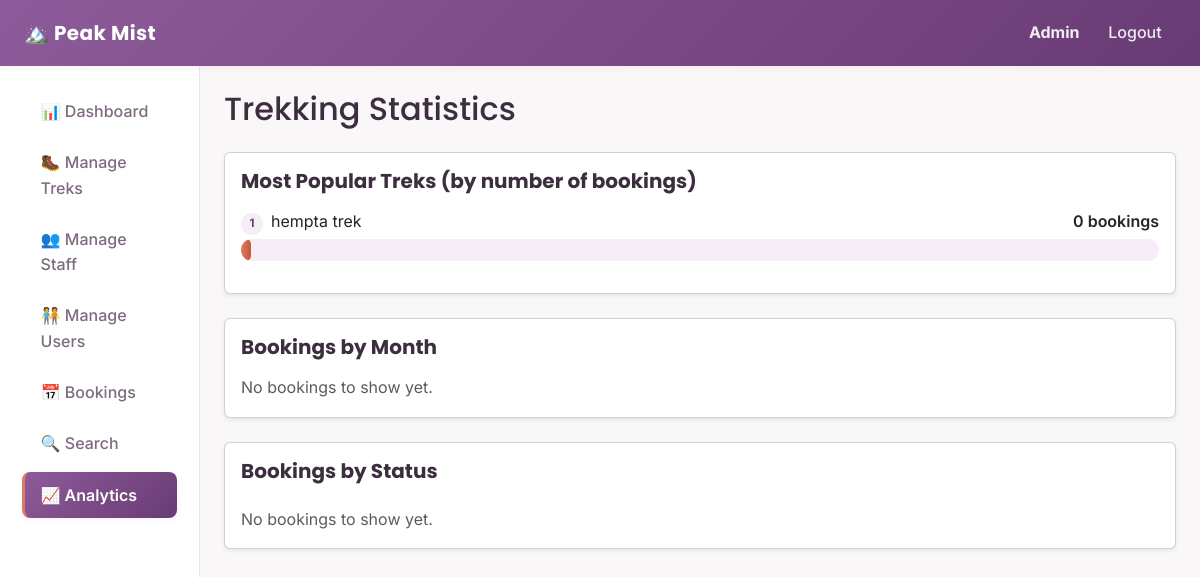
Before: /admin/analytics (signed in) with the older database file.
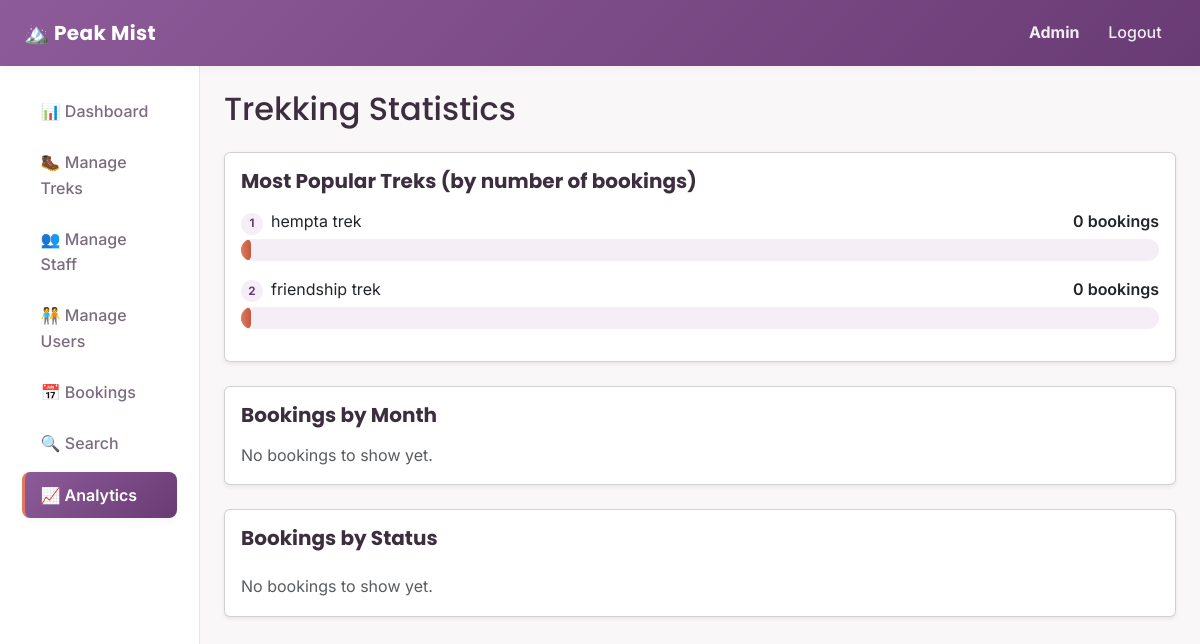
After: the same page with the newer database file.
### backend/models.py (models this page shows, shortened)
class Trek(db.Model):
    __tablename__ = "treks"
    id = db.Column(db.Integer, primary_key=True)
    name = db.Column(db.String(120), nullable=False)
    location = db.Column(db.String(120), nullable=False)
    difficulty = db.Column(db.String(20), nullable=False)
    duration_days = db.Column(db.Integer, nullable=False)
    total_slots = db.Column(db.Integer, nullable=False)
    available_slots = db.Column(db.Integer, nullable=False)
    staff_id = db.Column(db.Integer, db.ForeignKey("staff_profiles.id"), nullable=True)
    status = db.Column(db.String(20), nullable=False, default="Pending")
    start_date = db.Column(db.Date, nullable=False)
    end_date = db.Column(db.Date, nullable=False)
    description = db.Column(db.Text, nullable=True)
    safety_info = db.Column(db.Text, nullable=True)
    image_filename = db.Column(db.String(200), nullable=True)
    created_at = db.Column(db.DateTime, default=datetime.utcnow)
    bookings = db.relationship(
        "Booking",
        backref="trek",
        cascade="all, delete-orphan"
    )

### backend/routes.py (the view)
@admin_bp.route("/analytics")
@login_required
@role_required("admin")
def analytics():
    treks_with_counts = (
        db.session.query(Trek, db.func.count(Booking.id).label("booking_count"))
        .outerjoin(Booking, Booking.trek_id == Trek.id)
        .group_by(Trek.id)
        .order_by(db.func.count(Booking.id).desc())
        .all()
    )
    booked_count = Booking.query.filter_by(status="Booked").count()
    cancelled_count = Booking.query.filter_by(status="Cancelled").count()
    completed_count = Booking.query.filter_by(status="Completed").count()
    month_key = db.func.strftime("%Y-%m", Booking.booking_date)
    monthly_rows = (
        db.session.query(month_key.label("month_key"), db.func.count(Booking.id).label("count"))
        .group_by("month_key")
        .order_by(db.desc("month_key"))
        .limit(6)
        .all()
    )
    monthly_rows = list(reversed(monthly_rows))
    monthly_bookings = [
        {"label": datetime.strptime(row.month_key, "%Y-%m").strftime("%b %Y"), "count": row.count}
        for row in monthly_rows
    ]
    return render_template(
        "admin/analytics.html",
        treks_with_counts=treks_with_counts,
        booked_count=booked_count,
        cancelled_count=cancelled_count,
        completed_count=completed_count,
        monthly_bookings=monthly_bookings,
    )

### backend/routes.py (called while the page is built)
def role_required(*allowed_roles):
    def decorator(view_function):
        @wraps(view_function)
        def wrapped_view(*args, **kwargs):
            if current_user.role not in allowed_roles:
                abort(403)
            return view_function(*args, **kwargs)
        return wrapped_view
    return decorator

### templates/admin/analytics.html (shortened to what the changed rows need)
{% extends "layout_dashboard.html" %}
{% set active_page = 'analytics' %}
{% block content %}
<h2 class="mb-4">Trekking Statistics</h2>
<div class="card shadow-sm mb-4">
    <div class="card-body">
        {% if treks_with_counts %}
            {% set max_count = treks_with_counts[0][1] if treks_with_counts[0][1] > 0 else 1 %}
            {% for trek, booking_count in treks_with_counts %}
                <div class="mb-3">
                    <div class="d-flex justify-content-between mb-1">
                        <span><span class="chart-rank">{{ loop.index }}</span>{{ trek.name }}</span>
                        <span class="fw-semibold">{{ booking_count }} booking{{ 's' if booking_count != 1 else '' }}</span>
                    </div>
                    <div class="simple-bar-track">
                        <div class="simple-bar-fill {{ 'simple-bar-fill-alt' if loop.index is even else '' }}"
                             style="width: {{ (booking_count / max_count * 100)|round(0) }}%;">
                        </div>
                    </div>
                </div>
            {% endfor %}
        {% else %}
            <p class="text-muted mb-0">No treks to show yet.</p>
        {% endif %}
    </div>
</div>
        {% set total_bookings_count = booked_count + cancelled_count + completed_count %}
{% endblock %}

Changed rows visible on the page:
added Trek: name "friendship trek", booking_count "0", value "s", {{ (booking_count / max_count * 100)|round(0) }} 0.0 (drawn)
